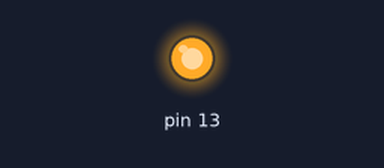
This sketch was run on a simulated Arduino Uno, built with avr-gcc and run on an emulated ATmega328P. Parts: output pins drawn as LEDs (lit = HIGH).

Above: at 0.8 s.
At 13.22 s:
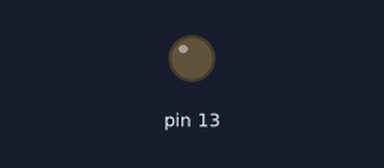
Timing chart, 0 to 13.7 s (numbered marks = the images above):
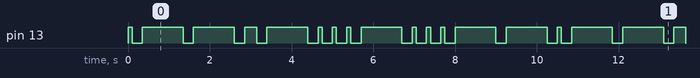

The sketch:

git.ino
```cpp
void setup() {
  pinMode(13, OUTPUT);
}
  // put your setup code here, to run once:int 13 = 8;

void loop() {
  digitalWrite(13, HIGH);
  delay(100);
  digitalWrite(13, LOW);
  delay(250);
  digitalWrite(13, HIGH);
  delay(1000);
  digitalWrite(13, LOW);
  delay(250);
  digitalWrite(13, HIGH);
  delay(1000);
  digitalWrite(13, LOW);
  delay(250);
  digitalWrite(13, HIGH);
  delay(300);
  digitalWrite(13, LOW);
  delay(250);
  digitalWrite(13, HIGH);
  delay(1000);
  digitalWrite(13, LOW);
  delay(250);
  digitalWrite(13, HIGH);
  delay(100);
  digitalWrite(13, LOW);
  delay(250);
  digitalWrite(13, HIGH);
  delay(100);
  digitalWrite(13, LOW);
  delay(250);
  digitalWrite(13, HIGH);
  delay(100);
  digitalWrite(13, LOW);
  delay(250);
  digitalWrite(13, HIGH);
  delay(1000);
  digitalWrite(13, LOW);
  delay(250);
  digitalWrite(13, HIGH);
  delay(100);
  digitalWrite(13, LOW);
  delay(250);
  digitalWrite(13, HIGH);
  delay(100);
  digitalWrite(13, LOW);
  delay(250);
  digitalWrite(13, HIGH);
  delay(100);
  digitalWrite(13, LOW);
  delay(250);
  digitalWrite(13, HIGH);
  delay(1000);
  digitalWrite(13, LOW);
  delay(250);
  digitalWrite(13, HIGH);
  delay(1000);
  digitalWrite(13, LOW);
  delay(250);
}
  // put your main code here, to run repeatedly:
```

Measured:
- by itself, pin 13: moves between LOW and HIGH, repeating every 10.5 s
- by itself, everything shown: repeats every 10.5 s, in 28 steps
